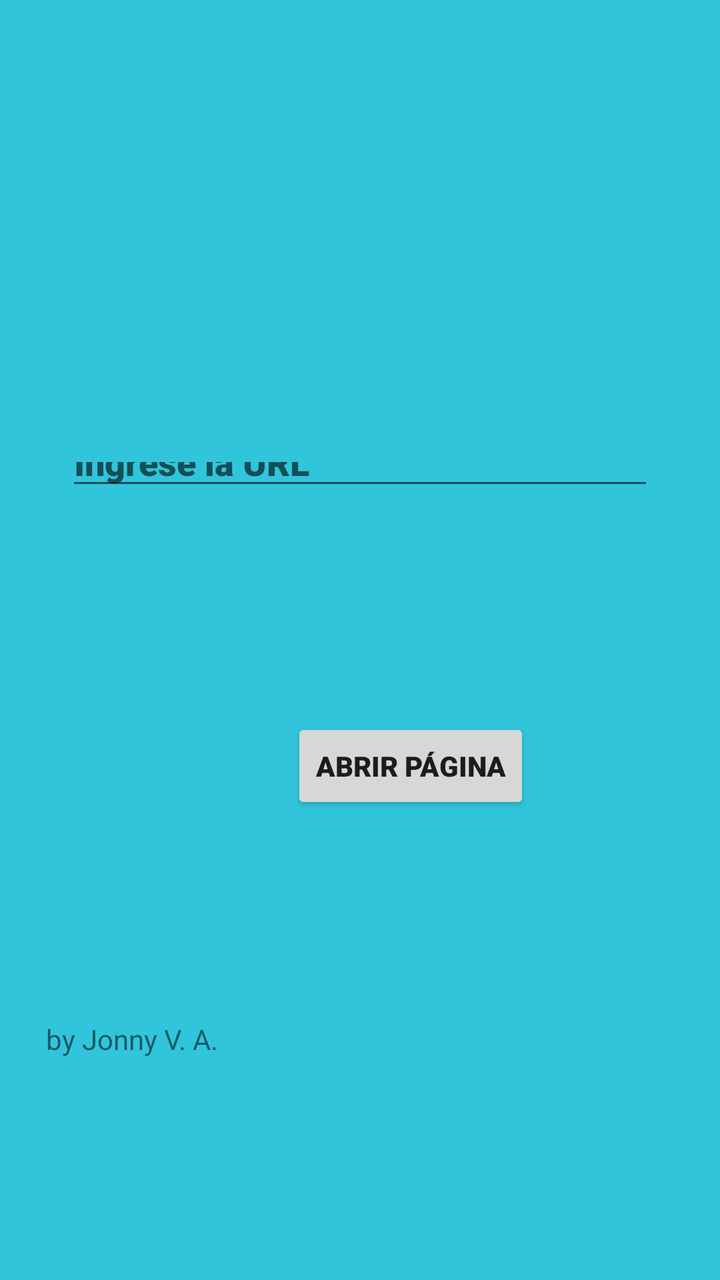
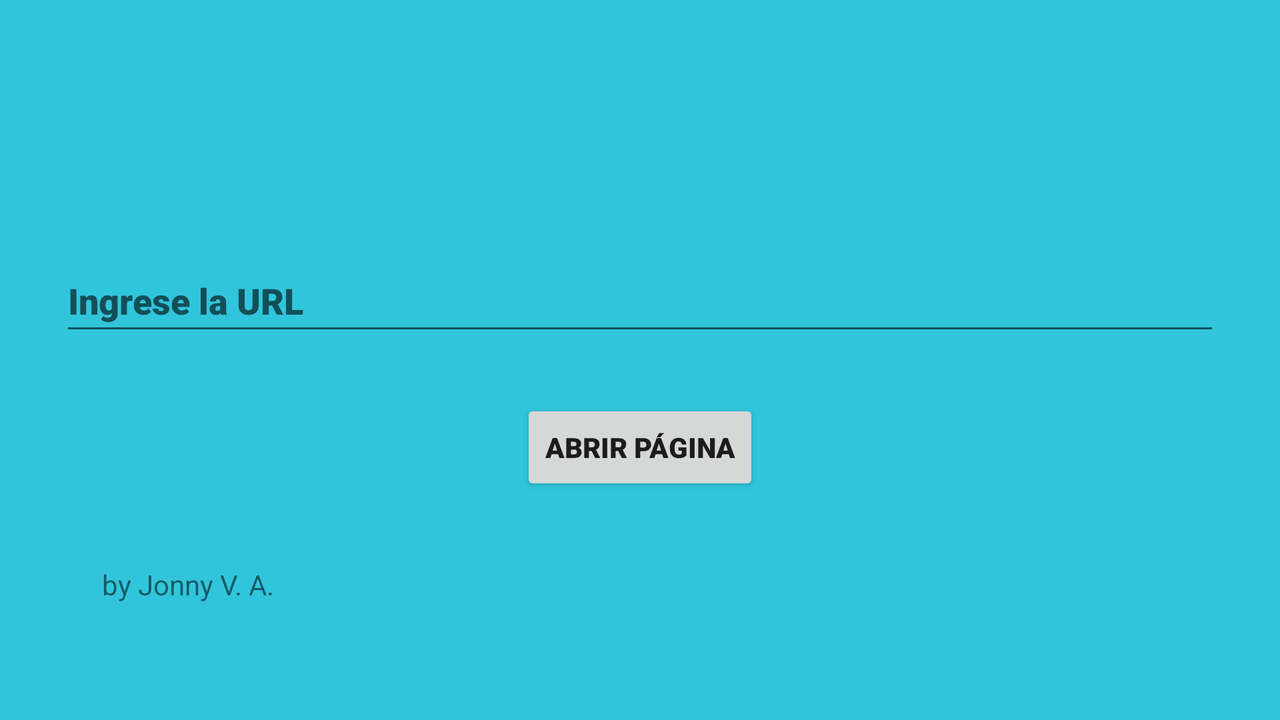

One screen, two layout resources from the same app: the default and the repository's alternative for another configuration. Each is rendered where Android would select it; the XML of both is given below.
<!-- AndroidManifest.xml: application theme Theme.AppCompat.Light.DarkActionBar -->
<!-- res/layout/activity_main.xml -->
<androidx.constraintlayout.widget.ConstraintLayout xmlns:android="http://schemas.android.com/apk/res/android"
    xmlns:app="http://schemas.android.com/apk/res-auto"
    xmlns:tools="http://schemas.android.com/tools"
    android:id="@+id/linearLayout"
    android:layout_width="match_parent"
    android:layout_height="match_parent"
    android:background="#CD00B8D4">

    <EditText
        android:id="@+id/editTextUrl"
        android:layout_width="0dp"
        android:layout_height="0dp"
        android:layout_marginStart="33dp"
        android:layout_marginTop="221dp"
        android:layout_marginEnd="33dp"
        android:layout_marginBottom="109dp"
        android:autofillHints=""
        android:fontFamily="sans-serif-black"
        android:hint="@string/ingrese_la_url2"
        android:minHeight="48dp"
        app:layout_constraintBottom_toTopOf="@+id/buttonOpen"
        app:layout_constraintEnd_toEndOf="parent"
        app:layout_constraintStart_toStartOf="parent"
        app:layout_constraintTop_toTopOf="parent"
        tools:ignore="VisualLintTextFieldSize" />

    <Button
        android:id="@+id/buttonOpen"
        android:layout_width="wrap_content"
        android:layout_height="wrap_content"
        android:layout_marginEnd="25dp"
        android:layout_marginBottom="103dp"
        android:fontFamily="sans-serif-black"
        android:text="@string/abrir_p_gina2"
        app:layout_constraintBottom_toTopOf="@+id/textView"
        app:layout_constraintEnd_toEndOf="@+id/textView"
        app:layout_constraintTop_toBottomOf="@+id/editTextUrl" />

    <TextView
        android:id="@+id/textView"
        android:layout_width="267dp"
        android:layout_height="wrap_content"
        android:layout_marginStart="23dp"
        android:layout_marginBottom="111dp"
        android:text="by Jonny V. A."
        app:layout_constraintBottom_toBottomOf="parent"
        app:layout_constraintStart_toStartOf="parent"
        app:layout_constraintTop_toBottomOf="@+id/buttonOpen" />
</androidx.constraintlayout.widget.ConstraintLayout>
<!-- resources referenced by this layout -->
<resources>
  <string name="abrir_p_gina2">Abrir Página</string>
  <string name="ingrese_la_url2">Ingrese la URL</string>
</resources>
<!-- res/layout-land/activity_main.xml (the repository's variant of the layout above) -->
<!-- drawn on the phone turned sideways -->
<androidx.constraintlayout.widget.ConstraintLayout xmlns:android="http://schemas.android.com/apk/res/android"
    xmlns:app="http://schemas.android.com/apk/res-auto"

    android:id="@+id/linearLayout"
    android:layout_width="match_parent"
    android:layout_height="match_parent"
    android:background="#CD00B8D4">

    <EditText
    android:id="@+id/editTextUrl"
    android:layout_width="0dp"
    android:layout_height="wrap_content"
    android:layout_marginStart="30dp"
    android:layout_marginTop="126dp"
    android:layout_marginEnd="30dp"
    android:layout_marginBottom="27dp"
    android:autofillHints="url"
    android:fontFamily="sans-serif-black"
    android:hint="@string/ingrese_la_url2"
    android:inputType="textUri"
    android:minHeight="48dp"
    app:layout_constraintBottom_toTopOf="@+id/buttonOpen"
    app:layout_constraintEnd_toEndOf="parent"
    app:layout_constraintStart_toStartOf="parent"
    app:layout_constraintTop_toTopOf="parent" />


    <Button
        android:id="@+id/buttonOpen"
        android:layout_width="wrap_content"
        android:layout_height="wrap_content"
        android:layout_marginBottom="35dp"
        android:fontFamily="sans-serif-black"
        android:text="@string/abrir_p_gina2"
        app:layout_constraintBottom_toTopOf="@+id/textView"
        app:layout_constraintEnd_toEndOf="parent"
        app:layout_constraintStart_toStartOf="parent"
        app:layout_constraintTop_toBottomOf="@+id/editTextUrl" />

    <TextView
        android:id="@+id/textView"
        android:layout_width="267dp"
        android:layout_height="wrap_content"
        android:layout_marginStart="51dp"
        android:layout_marginBottom="60dp"
        android:text="@string/by_jonny_v_a"
        app:layout_constraintBottom_toBottomOf="parent"
        app:layout_constraintStart_toStartOf="parent"
        app:layout_constraintTop_toBottomOf="@+id/buttonOpen" />

</androidx.constraintlayout.widget.ConstraintLayout>
<!-- resources referenced by the variant -->
<!-- as the phone turned sideways resolves them -->
<resources>
  <string name="abrir_p_gina2">Abrir Página</string>
  <string name="by_jonny_v_a">by Jonny V. A.</string>
  <string name="ingrese_la_url2">Ingrese la URL</string>
</resources>
